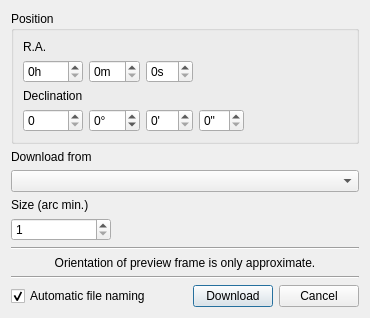
<?xml version="1.0" encoding="UTF-8"?>
<ui version="4.0">
 <class>CDSSDlg</class>
 <widget class="QDialog" name="CDSSDlg">
  <property name="geometry">
   <rect>
    <x>0</x>
    <y>0</y>
    <width>370</width>
    <height>311</height>
   </rect>
  </property>
  <property name="windowTitle">
   <string>DSS Image download</string>
  </property>
  <layout class="QVBoxLayout" name="verticalLayout_2">
   <item>
    <layout class="QVBoxLayout" name="verticalLayout" stretch="0,0,0,0,0,0,0,0,0,0">
     <item>
      <widget class="QGroupBox" name="groupBox">
       <property name="title">
        <string>Position</string>
       </property>
       <layout class="QVBoxLayout" name="verticalLayout_3">
        <item>
         <layout class="QGridLayout" name="gridLayout">
          <item row="1" column="4">
           <spacer name="horizontalSpacer_2">
            <property name="orientation">
             <enum>Qt::Horizontal</enum>
            </property>
            <property name="sizeHint" stdset="0">
             <size>
              <width>40</width>
              <height>20</height>
             </size>
            </property>
           </spacer>
          </item>
          <item row="4" column="1">
           <widget class="QSpinBox" name="spinBox_5">
            <property name="suffix">
             <string>°</string>
            </property>
            <property name="minimum">
             <number>-89</number>
            </property>
            <property name="maximum">
             <number>89</number>
            </property>
           </widget>
          </item>
          <item row="4" column="2">
           <widget class="QSpinBox" name="spinBox_7">
            <property name="suffix">
             <string>'</string>
            </property>
            <property name="minimum">
             <number>0</number>
            </property>
            <property name="maximum">
             <number>59</number>
            </property>
           </widget>
          </item>
          <item row="4" column="3">
           <widget class="QSpinBox" name="spinBox_6">
            <property name="suffix">
             <string>&quot;</string>
            </property>
            <property name="minimum">
             <number>0</number>
            </property>
            <property name="maximum">
             <number>59</number>
            </property>
           </widget>
          </item>
          <item row="5" column="3">
           <spacer name="verticalSpacer_3">
            <property name="orientation">
             <enum>Qt::Vertical</enum>
            </property>
            <property name="sizeHint" stdset="0">
             <size>
              <width>20</width>
              <height>40</height>
             </size>
            </property>
           </spacer>
          </item>
          <item row="3" column="0">
           <widget class="QLabel" name="label_4">
            <property name="text">
             <string>Declination</string>
            </property>
           </widget>
          </item>
          <item row="0" column="0">
           <widget class="QLabel" name="label_3">
            <property name="text">
             <string>R.A.</string>
            </property>
           </widget>
          </item>
          <item row="1" column="0">
           <widget class="QSpinBox" name="spinBox_2">
            <property name="suffix">
             <string>h</string>
            </property>
            <property name="maximum">
             <number>23</number>
            </property>
           </widget>
          </item>
          <item row="1" column="1">
           <widget class="QSpinBox" name="spinBox_3">
            <property name="suffix">
             <string>m</string>
            </property>
            <property name="maximum">
             <number>59</number>
            </property>
           </widget>
          </item>
          <item row="1" column="2">
           <widget class="QSpinBox" name="spinBox_4">
            <property name="suffix">
             <string>s</string>
            </property>
            <property name="maximum">
             <number>59</number>
            </property>
           </widget>
          </item>
          <item row="4" column="0">
           <widget class="CSignSpinBox" name="spinBox_DecSign"/>
          </item>
         </layout>
        </item>
       </layout>
      </widget>
     </item>
     <item>
      <widget class="QLabel" name="label">
       <property name="text">
        <string>Download from</string>
       </property>
      </widget>
     </item>
     <item>
      <widget class="QComboBox" name="comboBox"/>
     </item>
     <item>
      <widget class="QLabel" name="label_2">
       <property name="text">
        <string>Size (arc min.)</string>
       </property>
      </widget>
     </item>
     <item>
      <layout class="QHBoxLayout" name="horizontalLayout_2">
       <item>
        <widget class="QSpinBox" name="spinBox">
         <property name="minimumSize">
          <size>
           <width>100</width>
           <height>0</height>
          </size>
         </property>
         <property name="minimum">
          <number>1</number>
         </property>
         <property name="maximum">
          <number>60</number>
         </property>
        </widget>
       </item>
       <item>
        <spacer name="horizontalSpacer_3">
         <property name="orientation">
          <enum>Qt::Horizontal</enum>
         </property>
         <property name="sizeHint" stdset="0">
          <size>
           <width>40</width>
           <height>20</height>
          </size>
         </property>
        </spacer>
       </item>
      </layout>
     </item>
     <item>
      <spacer name="verticalSpacer_2">
       <property name="orientation">
        <enum>Qt::Vertical</enum>
       </property>
       <property name="sizeHint" stdset="0">
        <size>
         <width>20</width>
         <height>40</height>
        </size>
       </property>
      </spacer>
     </item>
     <item>
      <widget class="Line" name="line_2">
       <property name="orientation">
        <enum>Qt::Horizontal</enum>
       </property>
      </widget>
     </item>
     <item>
      <widget class="QLabel" name="label_5">
       <property name="text">
        <string>Orientation of preview frame is only approximate.</string>
       </property>
       <property name="alignment">
        <set>Qt::AlignCenter</set>
       </property>
      </widget>
     </item>
     <item>
      <widget class="Line" name="line">
       <property name="orientation">
        <enum>Qt::Horizontal</enum>
       </property>
      </widget>
     </item>
     <item>
      <layout class="QHBoxLayout" name="horizontalLayout">
       <item>
        <widget class="QCheckBox" name="checkBox">
         <property name="text">
          <string>Automatic file naming</string>
         </property>
         <property name="checked">
          <bool>true</bool>
         </property>
         <property name="tristate">
          <bool>false</bool>
         </property>
        </widget>
       </item>
       <item>
        <spacer name="horizontalSpacer">
         <property name="orientation">
          <enum>Qt::Horizontal</enum>
         </property>
         <property name="sizeHint" stdset="0">
          <size>
           <width>40</width>
           <height>20</height>
          </size>
         </property>
        </spacer>
       </item>
       <item>
        <widget class="QPushButton" name="pushButton_3">
         <property name="text">
          <string>Download</string>
         </property>
         <property name="default">
          <bool>true</bool>
         </property>
        </widget>
       </item>
       <item>
        <widget class="QPushButton" name="pushButton_2">
         <property name="text">
          <string>Cancel</string>
         </property>
        </widget>
       </item>
      </layout>
     </item>
    </layout>
   </item>
  </layout>
 </widget>
 <customwidgets>
  <customwidget>
   <class>CSignSpinBox</class>
   <extends>QSpinBox</extends>
   <header>csignspinbox.h</header>
   <container>1</container>
  </customwidget>
 </customwidgets>
 <tabstops>
  <tabstop>spinBox_5</tabstop>
  <tabstop>spinBox_7</tabstop>
  <tabstop>spinBox_6</tabstop>
  <tabstop>pushButton_3</tabstop>
  <tabstop>pushButton_2</tabstop>
 </tabstops>
 <resources/>
 <connections>
  <connection>
   <sender>spinBox_2</sender>
   <signal>valueChanged(QString)</signal>
   <receiver>CDSSDlg</receiver>
   <slot>slotChangeVal(QString)</slot>
   <hints>
    <hint type="sourcelabel">
     <x>43</x>
     <y>60</y>
    </hint>
    <hint type="destinationlabel">
     <x>238</x>
     <y>221</y>
    </hint>
   </hints>
  </connection>
  <connection>
   <sender>spinBox_3</sender>
   <signal>valueChanged(QString)</signal>
   <receiver>CDSSDlg</receiver>
   <slot>slotChangeVal(QString)</slot>
   <hints>
    <hint type="sourcelabel">
     <x>112</x>
     <y>66</y>
    </hint>
    <hint type="destinationlabel">
     <x>261</x>
     <y>230</y>
    </hint>
   </hints>
  </connection>
  <connection>
   <sender>spinBox_4</sender>
   <signal>valueChanged(QString)</signal>
   <receiver>CDSSDlg</receiver>
   <slot>slotChangeVal(QString)</slot>
   <hints>
    <hint type="sourcelabel">
     <x>172</x>
     <y>72</y>
    </hint>
    <hint type="destinationlabel">
     <x>200</x>
     <y>241</y>
    </hint>
   </hints>
  </connection>
  <connection>
   <sender>spinBox_5</sender>
   <signal>valueChanged(QString)</signal>
   <receiver>CDSSDlg</receiver>
   <slot>slotChangeVal(QString)</slot>
   <hints>
    <hint type="sourcelabel">
     <x>118</x>
     <y>117</y>
    </hint>
    <hint type="destinationlabel">
     <x>148</x>
     <y>241</y>
    </hint>
   </hints>
  </connection>
  <connection>
   <sender>spinBox_7</sender>
   <signal>valueChanged(QString)</signal>
   <receiver>CDSSDlg</receiver>
   <slot>slotChangeVal(QString)</slot>
   <hints>
    <hint type="sourcelabel">
     <x>172</x>
     <y>117</y>
    </hint>
    <hint type="destinationlabel">
     <x>209</x>
     <y>203</y>
    </hint>
   </hints>
  </connection>
  <connection>
   <sender>spinBox_6</sender>
   <signal>valueChanged(QString)</signal>
   <receiver>CDSSDlg</receiver>
   <slot>slotChangeVal(QString)</slot>
   <hints>
    <hint type="sourcelabel">
     <x>219</x>
     <y>117</y>
    </hint>
    <hint type="destinationlabel">
     <x>165</x>
     <y>212</y>
    </hint>
   </hints>
  </connection>
  <connection>
   <sender>spinBox</sender>
   <signal>valueChanged(QString)</signal>
   <receiver>CDSSDlg</receiver>
   <slot>slotChangeVal(QString)</slot>
   <hints>
    <hint type="sourcelabel">
     <x>55</x>
     <y>226</y>
    </hint>
    <hint type="destinationlabel">
     <x>44</x>
     <y>283</y>
    </hint>
   </hints>
  </connection>
 </connections>
 <slots>
  <slot>slotChangeVal(QString)</slot>
 </slots>
</ui>
